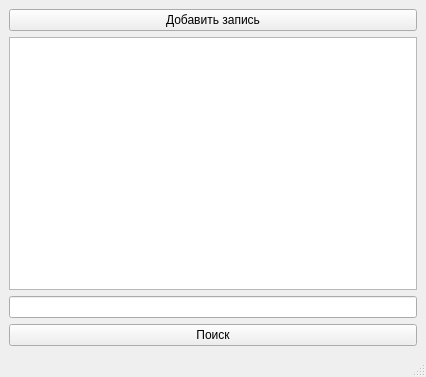
<?xml version="1.0" encoding="UTF-8"?>
<ui version="4.0">
 <class>MainWindow</class>
 <widget class="QMainWindow" name="MainWindow">
  <property name="geometry">
   <rect>
    <x>0</x>
    <y>0</y>
    <width>426</width>
    <height>377</height>
   </rect>
  </property>
  <property name="windowTitle">
   <string>MainWindow</string>
  </property>
  <widget class="QWidget" name="centralwidget">
   <layout class="QVBoxLayout" name="verticalLayout">
    <item>
     <widget class="QPushButton" name="pushButton_2">
      <property name="text">
       <string>Добавить запись</string>
      </property>
     </widget>
    </item>
    <item>
     <widget class="QTableView" name="tableView"/>
    </item>
    <item>
     <widget class="QLineEdit" name="lineEdit"/>
    </item>
    <item>
     <widget class="QPushButton" name="pushButton">
      <property name="text">
       <string>Поиск</string>
      </property>
     </widget>
    </item>
   </layout>
  </widget>
  <widget class="QMenuBar" name="menubar">
   <property name="geometry">
    <rect>
     <x>0</x>
     <y>0</y>
     <width>426</width>
     <height>21</height>
    </rect>
   </property>
  </widget>
  <widget class="QStatusBar" name="statusbar"/>
 </widget>
 <resources/>
 <connections/>
</ui>
